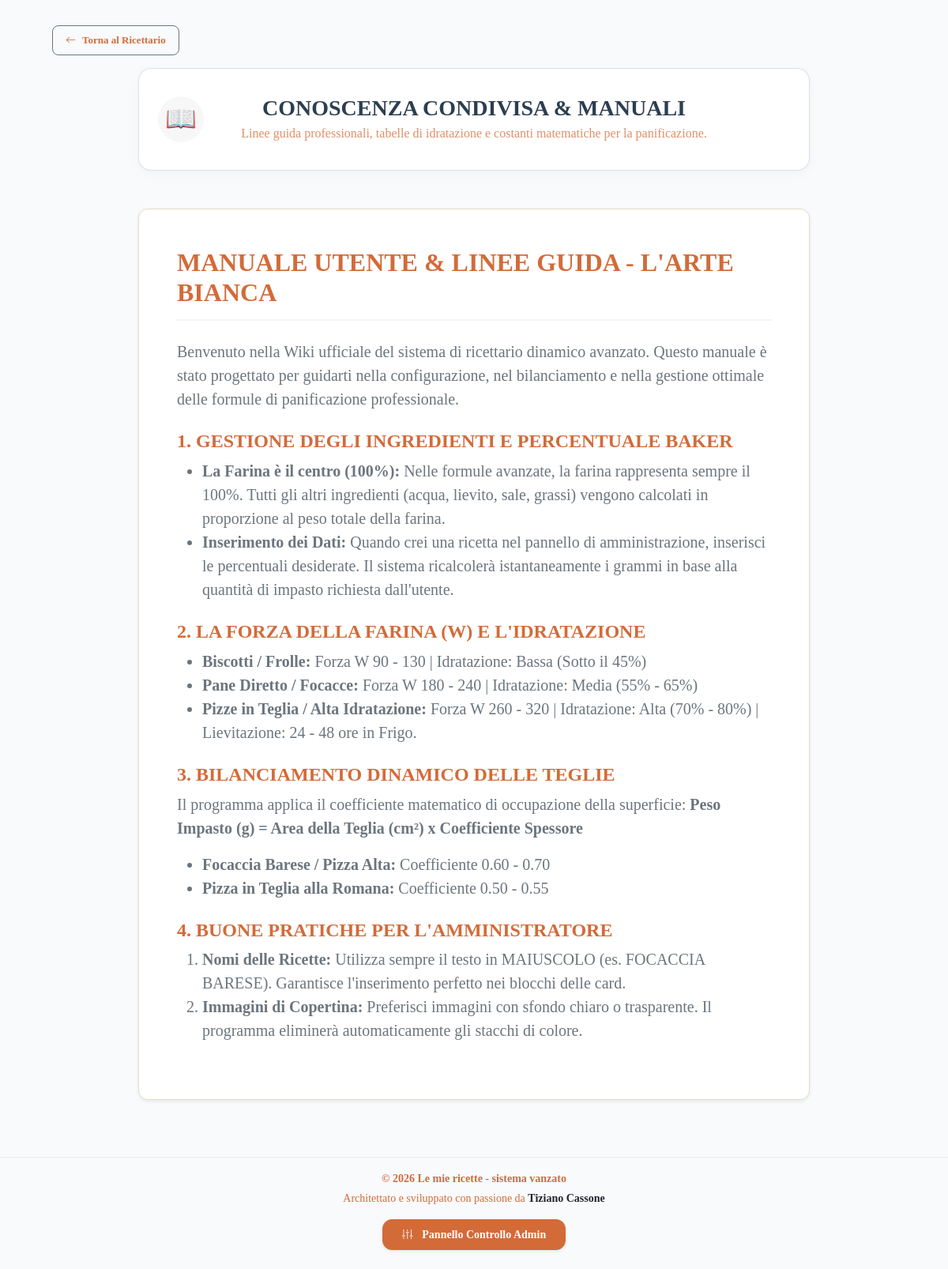
Before: /wiki with the older database file.
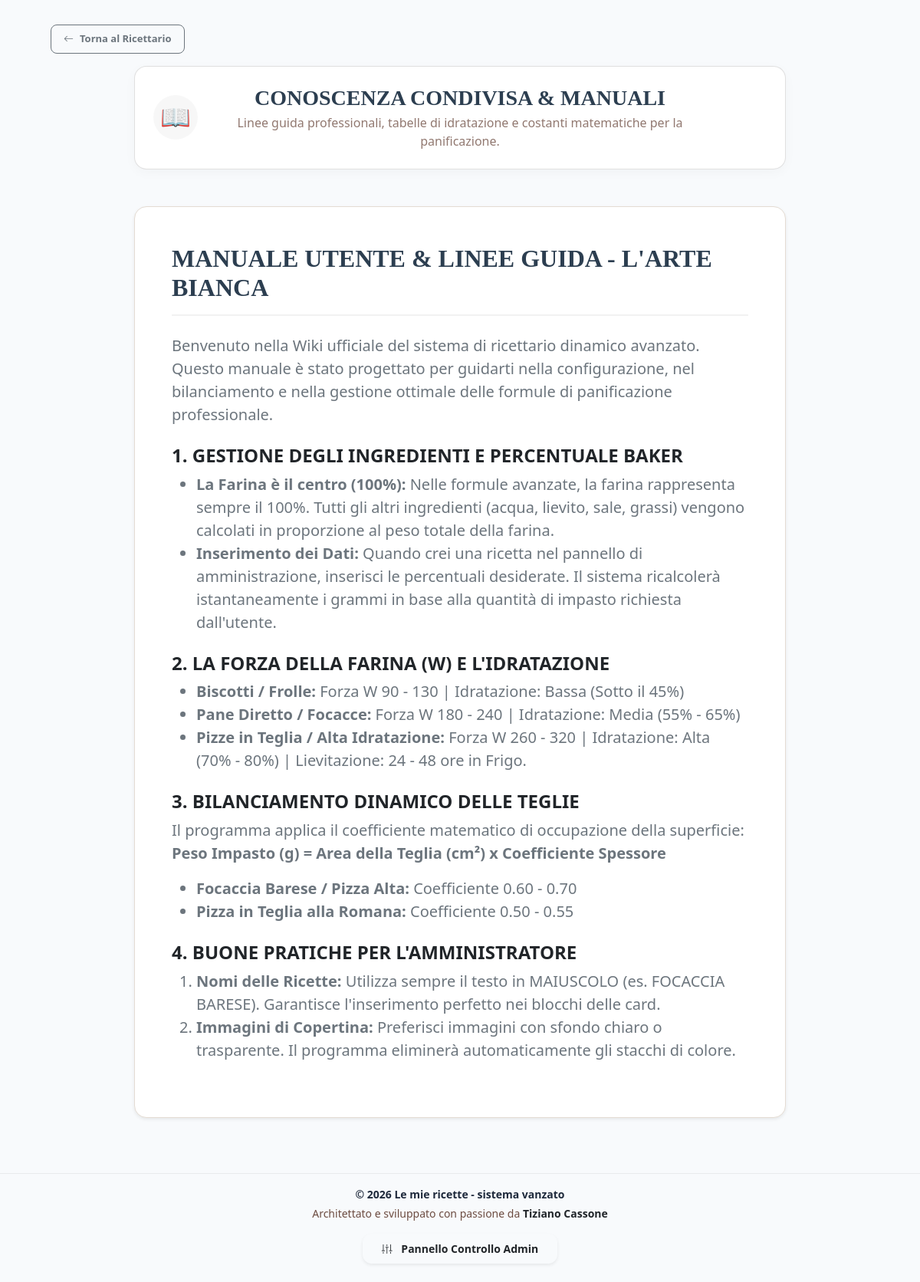
After: the same page with the newer database file.
### models/setting.py (models this page shows, shortened)
class Setting(db.Model):
    __tablename__ = "settings"
    id = db.Column(
        db.Integer,
        primary_key=True
    )
    fresh_to_dry_ratio = db.Column(
        db.Float,
        default=3.0
    )
    tangzhong_flour_percent = db.Column(
        db.Float,
        default=5.0
    )
    tangzhong_liquid_multiplier = db.Column(
        db.Float,
        default=5.0
    )
    site_name = db.Column(
        db.String(100),
        default="Il Mio Ricettario"
    )
    site_description = db.Column(
        db.Text,
        default="Esplora le nostre antiche formule bilanciate professionali."
    )
    default_unit = db.Column(
        db.String(20),
        default="g"
    )
    allow_public_recipes = db.Column(
        db.Boolean,
        default=True
    )
    theme_active = db.Column(
        db.String(50),
        default="modern"
    )

### routes/recipes.py (the view)
@recipes_bp.route("/wiki")
def wiki_public_list():
    manuale_tecnico = {
        "title": "MANUALE UTENTE & LINEE GUIDA - L'ARTE BIANCA",
        "content": """
            <p>Benvenuto nella Wiki ufficiale del sistema di ricettario dinamico avanzato. Questo manuale è stato progettato per guidarti nella configurazione, nel bilanciamento e nella gestione ottimale delle formule di panificazione professionale.</p>

            <h4 class="mt-4 fw-bold text-dark">1. GESTIONE DEGLI INGREDIENTI E PERCENTUALE BAKER</h4>
            <ul>
                <li><strong>La Farina è il centro (100%):</strong> Nelle formule avanzate, la farina rappresenta sempre il 100%. Tutti gli altri ingredienti (acqua, lievito, sale, grassi) vengono calcolati in proporzione al peso totale della farina.</li>
                <li><strong>Inserimento dei Dati:</strong> Quando crei una ricetta nel pannello di amministrazione, inserisci le percentuali desiderate. Il sistema ricalcolerà istantaneamente i grammi in base alla quantità di impasto richiesta dall'utente.</li>
            </ul>

            <h4 class="mt-4 fw-bold text-dark">2. LA FORZA DELLA FARINA (W) E L'IDRATAZIONE</h4>
            <ul>
                <li><strong>Biscotti / Frolle:</strong> Forza W 90 - 130 | Idratazione: Bassa (Sotto il 45%)</li>
                <li><strong>Pane Diretto / Focacce:</strong> Forza W 180 - 240 | Idratazione: Media (55% - 65%)</li>
                <li><strong>Pizze in Teglia / Alta Idratazione:</strong> Forza W 260 - 320 | Idratazione: Alta (70% - 80%) | Lievitazione: 24 - 48 ore in Frigo.</li>
            </ul>

            <h4 class="mt-4 fw-bold text-dark">3. BILANCIAMENTO DINAMICO DELLE TEGLIE</h4>
            <p>Il programma applica il coefficiente matematico di occupazione della superficie: <strong>Peso Impasto (g) = Area della Teglia (cm²) x Coefficiente Spessore</strong></p>
            <ul>
                <li><strong>Focaccia Barese / Pizza Alta:</strong> Coefficiente 0.60 - 0.70</li>
                <li><strong>Pizza in Teglia alla Romana:</strong> Coefficiente 0.50 - 0.55</li>
            </ul>

            <h4 class="mt-4 fw-bold text-dark">4. BUONE PRATICHE PER L'AMMINISTRATORE</h4>
            <ol>
                <li><strong>Nomi delle Ricette:</strong> Utilizza sempre il testo in MAIUSCOLO (es. FOCACCIA BARESE). Garantisce l'inserimento perfetto nei blocchi delle card.</li>
                <li><strong>Immagini di Copertina:</strong> Preferisci immagini con sfondo chiaro o trasparente. Il programma eliminerà automaticamente gli stacchi di colore.</li>
            </ol>
        """
    }
    return render_template(
        "wiki_public.html",
        wiki_articles=[manuale_tecnico]
    )

### app.py (called while the page is built)
@app.context_processor
def inject_global_settings():
    setting_record = Setting.query.order_by(Setting.id.desc()).first()
    return dict(
        settings_data=setting_record
    )

### templates/wiki_public.html (shortened to what this page needs)
{% extends "base.html" %}
{% block content %}
<div class="container px-3 px-sm-4 pt-2 pb-4 d-flex flex-column">
    <div class="d-flex justify-content-start w-100 mb-3">
        <a href="{{ url_for('recipes.list_recipes') }}" class="btn btn-sm btn-outline-secondary px-3 py-2 rounded-3 fw-bold d-flex align-items-center gap-2 shadow-none" style="font-size: 13px;">
            <i class="bi bi-arrow-left"></i> Torna al Ricettario
        </a>
    </div>
    <div class="d-flex justify-content-center w-100 mb-5">
        <div class="p-4 rounded-4 shadow-sm border public-hero-card"
             style="display: inline-block !important; max-width: 850px; width: 100%; background-color: #ffffff !important; background: #ffffff !important; position: relative !important;">
            <div class="d-flex flex-column align-items-center justify-content-center text-center w-100" style="min-height: 80px;">
                <h1 class="h3 fw-bold mb-1 tracking-tight" style="color: #2c3e50 !important; font-family: 'Georgia', serif;">
                    CONOSCENZA CONDIVISA & MANUALI
                </h1>
                <p class="mb-0 small fw-medium opacity-75 lh-base text-muted mx-auto" style="font-size: 16px !important; font-weight: 500; max-width: 600px;">
                    Linee guida professionali, tabelle di idratazione e costanti matematiche per la panificazione.
                </p>
            </div>
            <div class="rounded-circle d-none d-md-flex align-items-center justify-content-center"
                 style="width: 58px; height: 58px; background-color: rgba(0,0,0,0.03); position: absolute !important; left: 24px !important; top: 50% !important; transform: translateY(-50%) !important;">
                <span class="fs-2" style="line-height: 1 !important; display: block; margin-top: -2px;">📖</span>
            </div>
        </div>
    </div>
    <div class="d-flex justify-content-center w-100">
        <div class="card shadow-sm rounded-4 border p-4 p-md-5" style="max-width: 850px; width: 100%; background-color: #ffffff !important;">
            {% if wiki_articles %}
                {% for article in wiki_articles %}
                    <div class="wiki-post mb-2">
                        <h2 class="fw-bold mb-4" style="font-family: 'Georgia', serif; color: #2c3e50; border-bottom: 2px solid rgba(0,0,0,0.05); padding-bottom: 15px;">{{ article.title }}</h2>
                        <div class="lh-large text-secondary fs-5" style="font-weight: 400;">
                            {{ article.content | safe }}
                        </div>
                    </div>
                {% endfor %}
            {% endif %}
        </div>
    </div>
</div>
{% endblock %}

### templates/base.html (shortened to what the changed rows need)
<!DOCTYPE html>
<html lang="it">
<head>
    <link href="https://cdn.jsdelivr.net/npm/bootstrap@5.3.0/dist/css/bootstrap.min.css" rel="stylesheet">
    <link href="https://cdn.quilljs.com/1.3.6/quill.snow.css" rel="stylesheet">
    <link rel="stylesheet" href="{{ url_for('static', filename='css/admin.css') }}">
    <link rel="stylesheet" href="https://cdn.jsdelivr.net/npm/bootstrap-icons@1.11.3/font/bootstrap-icons.min.css">
</head>
<body class="{% if not request.path.startswith('/admin') and settings_data %}{{ settings_data.theme_active }}{% endif %}">
{% if current_user.is_authenticated and request.path.startswith('/admin') %}
    <div class="sidebar d-flex flex-column justify-content-between p-4"
         style="width: 280px; position: fixed; height: 100vh; background: #1e293b; color: #fff; z-index: 1000;">
        <div>
            <div class="mb-4 pb-2 border-bottom border-secondary border-opacity-25">
                <h3 class="mb-1 text-white fw-bold">🍞 Ricettario</h3>
                <small class="text-uppercase tracking-wider fw-semibold opacity-50" style="font-size: 10px; color: #94a3b8;">Pannello Amministrazione</small>
            </div>
            <div class="mb-4 p-3 d-flex align-items-center gap-3" style="background: rgba(255, 255, 255, 0.04); border: 1px solid rgba(255, 255, 255, 0.08); border-radius: 10px;">
                <div class="bg-primary rounded-circle d-flex align-items-center justify-content-center text-white fw-bold shadow-sm" style="width: 38px; height: 38px; font-size: 14px;">
                    {{ current_user.username[:2].upper() }}
                </div>
                <div>
                    <div style="font-size: 11px; color: #94a3b8;" class="text-uppercase fw-bold opacity-50">Utente</div>
                    <div class="fw-bold text-white small">{{ current_user.username }}</div>
                </div>
            </div>
            <div class="nav flex-column gap-1 mb-4">
                <span class="text-uppercase tracking-wider fw-bold px-2 mb-2 opacity-25" style="font-size: 10px; color: #94a3b8;">Gestione Contenuti</span>
                <a href="{{ url_for('admin.recipes') }}" class="nav-link text-white rounded px-3 py-2 d-flex align-items-center gap-3 hover-sidebar">
                    <i class="bi bi-journal-richtext text-warning"></i><span>Ricette</span>
                </a>
                <a href="{{ url_for('admin.master_ingredients_view') }}" class="nav-link text-white rounded px-3 py-2 d-flex align-items-center gap-3 hover-sidebar">
                    <i class="bi bi-egg-fried text-success"></i><span>Anagrafica Ingredienti</span>
                </a>
                <a href="{{ url_for('admin.master_pans_view') }}" class="nav-link text-white rounded px-3 py-2 d-flex align-items-center gap-3 hover-sidebar">
                    <i class="bi bi-grid-fill text-purple" style="color: #c084fc !important;"></i><span>Anagrafica Teglie</span>
                </a>
                <a href="{{ url_for('admin.wiki_list') }}" class="nav-link text-white rounded px-3 py-2 d-flex align-items-center gap-3 hover-sidebar">
                    <i class="bi bi-book text-info"></i><span>Wiki</span>
                </a>
            </div>
            <div class="nav flex-column gap-1">
                <span class="text-uppercase tracking-wider fw-bold px-2 mb-2 opacity-25" style="font-size: 10px; color: #94a3b8;">Configurazione</span>
                <a href="{{ url_for('admin.settings_theme') }}" class="nav-link text-white rounded px-3 py-2 d-flex align-items-center gap-3 opacity-75 hover-sidebar">
                    <i class="bi bi-palette-fill text-info"></i><span>Design e Temi Sito</span>
                </a>
                <a href="{{ url_for('admin.change_password') }}" class="nav-link text-white rounded px-3 py-2 d-flex align-items-center gap-3 opacity-75 hover-sidebar">
                    <i class="bi bi-shield-lock"></i><span>Sicurezza Account</span>
                </a>
            </div>
        </div>
        <div class="pt-3 border-top border-secondary border-opacity-25 nav flex-column gap-1">
            <a href="{{ url_for('recipes.list_recipes') }}" target="_blank" class="nav-link text-info rounded px-3 py-2 d-flex align-items-center gap-3 hover-sidebar fw-semibold small">
                <i class="bi bi-globe"></i><span>Vedi Sito Pubblico</span>
            </a>
            <a href="{{ url_for('admin.logout') }}" class="nav-link text-danger rounded px-3 py-2 d-flex align-items-center gap-3 hover-sidebar fw-semibold small">
                <i class="bi bi-box-arrow-right"></i><span>Logout</span>
            </a>
        </div>
    </div>
    <div class="main-content" style="margin-left: 280px; padding: 40px; min-height: 100vh; background: #f8fafc;">
        <div class="d-flex justify-content-between align-items-center mb-4 pb-3 border-bottom" style="border-color: #e2e8f0 !important;">
            <div><h2 class="fw-bold text-dark mb-0">{% block page_title %}{% endblock %}</h2></div>
            <div><span class="badge bg-primary px-3 py-2">Pannello Amministrazione</span></div>
        </div>
{% elif current_user.is_authenticated and not request.path.startswith('/admin') %}
    <div class="container py-3">
{% else %}
    <div class="container py-4">
{% endif %}
    {% block content %}
    {% endblock %}
</div>
{% if current_user.is_authenticated and request.path.startswith('/admin') %}
    <div class="container-fluid mt-4 text-center text-muted pt-3 border-top" style="border-color: #e2e8f0 !important; margin-left: 280px; max-width: calc(100% - 280px);">
        <div class="mb-1" style="font-size: 13px;">Architettato e sviluppato da <strong class="text-dark">Tiziano Cassone</strong></div>
        <small style="font-size: 11px; opacity: 0.7;">© 2026 Il Mio Ricettario</small>
    </div>
{% else %}
    <footer class="mt-4 pt-3 pb-4 text-center border-top" style="border-color: rgba(0,0,0,0.06) !important;">
        <div class="container">
            <div class="mb-1 small fw-bold opacity-85">
                © 2026 {{ settings_data.site_name if settings_data and settings_data.site_name else "Il Mio Ricettario" }}
            </div>
            <div class="mb-3 small text-muted">
                Architettato e sviluppato con passione da <strong class="text-dark">Tiziano Cassone</strong>
            </div>
            <a href="{{ url_for('admin.login') }}" class="btn btn-sm btn-admin-footer px-4 py-2 shadow-sm fw-bold">
                <i class="bi bi-sliders2-vertical me-2"></i> Pannello Controllo Admin
            </a>
        </div>
    </footer>
{% endif %}
</body>
</html>

Changed rows visible on the page:
changed Setting "Le mie ricette - sistema vanzato": theme_active "borgo_antico" → "modern" (drawn)
